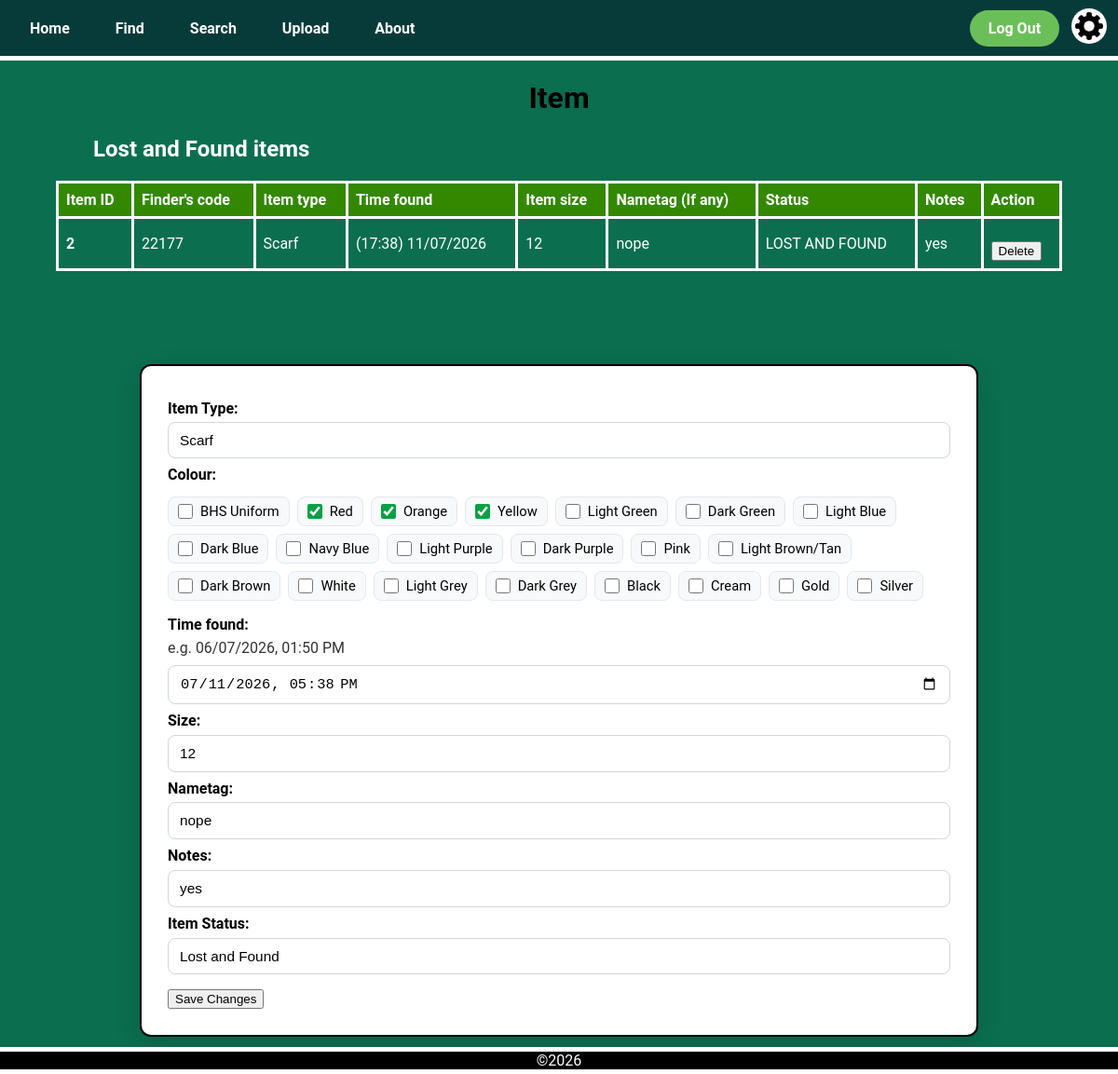
Page /item/2 (signed in) on the earlier database version.
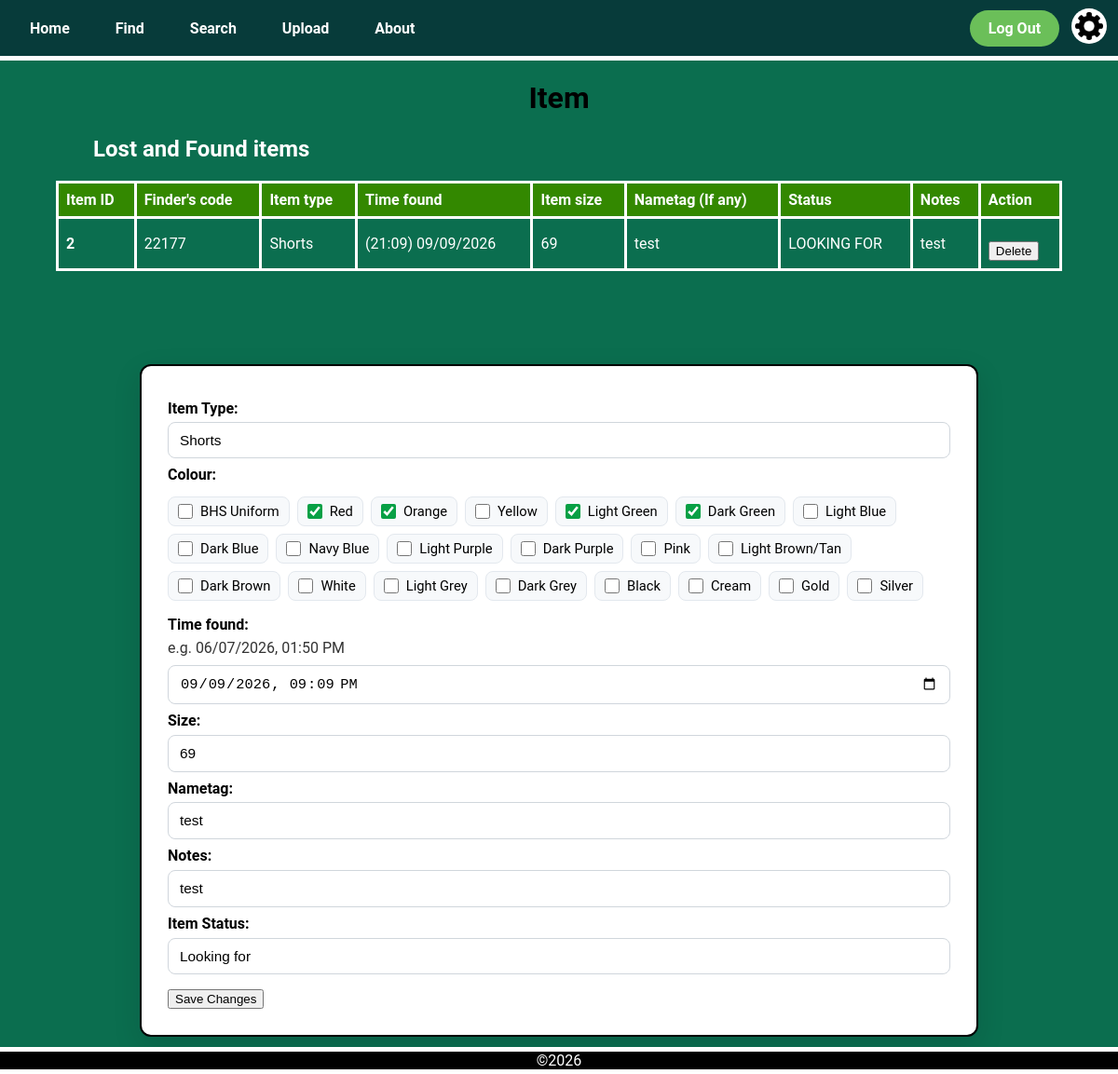
Same page on the later database version.
### app.py (models this page shows)
class LostItem(db.Model):
    __tablename__ = 'lost_item'
    item_id = db.Column(db.Integer, primary_key=True)
    finder_id = db.Column(db.Integer, db.ForeignKey('user.user_id'))
    item_type = db.Column(db.String(50))
    time_found = db.Column(db.String(50))
    size = db.Column(db.String(50))
    nametag = db.Column(db.String(50))
    status = db.Column(db.String(50))
    notes = db.Column(db.String(50))
    colours = db.relationship('Colour', secondary='lostitem_colour', backref='lost_items')

### app.py (the view, shortened to what this page needs)
@app.route('/item/<int:item_id>', methods=['GET', 'POST'])
def item(item_id):
    item = LostItem.query.get_or_404(item_id)
    items = [item]
    colour_names = [colour.name for colour in item.colours]
    return render_template('item.html', title='Edit Item', items=items, colour_names=colour_names)

### app.py (called while the page is built)
@login_manager.user_loader
def load_user(user_id):
    return User.query.get(int(user_id))

@app.context_processor
def inject_variables():
    return dict(show_footer=True,
                logged_in = current_user.is_authenticated)

### templates/item.html (shortened to what this page needs)
{% extends "layout.html" %}
{% block content %}
<h1 class="title">Item</h1>
{% for item in items %}
<table class="item_info_table">
  <h2 class="sub_heading">Lost and Found items</h2>
    <tr>
      <th class="item_info_header">Item ID</th>
      <th class="item_info_header">Finder's code</th>
      <th class="item_info_header">Item type</th>
      <th class="item_info_header">Time found</th>
      <th class="item_info_header">Item size</th>
      <th class="item_info_header">Nametag (If any)</th>
      <th class="item_info_header">Status</th>
      <th class="item_info_header">Notes</th>
      <th class="item_info_header">Action</th>
    </tr>
    <tr class="item_info_row">
      <th>{{item.item_id}}</th>
      <td>{{item.finder_id}}</td>
      <td>{{item.item_type}}</td>
      <td>
        {% if item.time_found is not none %}
          ({{ item.time_found[11:16] }}) {{ item.time_found[8:10] }}/{{ item.time_found[5:7] }}/{{ item.time_found[0:4] }}
        {% else %}
          {{item.time_found}}
        {% endif %}
      </td>
      <td>{{item.size}}</td>
      <td>{{item.nametag}}</td>
      <td>{{item.status}}</td>
      <td>{{item.notes}}</td>
      <td class="edit_item_button">
        <form method="post" action="/item/{{item.item_id}}/delete" class="delete_button_form">
          <button type="submit" class="upload_submit_button">Delete</button>
        </form>
      </td>
    </tr>
</table>
<form method="post" action="/item/{{item.item_id}}">
    <div class="upload_form">
        <h2 class="upload_form_subtitle">Item Type:</h2>
        <select name="item_type" class="upload_type_dropdown">
            <option value="Scarf" {% if item.item_type == 'Scarf' %}selected{% endif %}>Scarf</option>
            <option value="Shorts" {% if item.item_type == 'Shorts' %}selected{% endif %}>Shorts</option>
        </select>
        <h2 class="upload_form_subtitle">Colour:</h2>
        <fieldset class='upload_colour_selection'>
            <label>
                <input type="checkbox" name="colours[]" value="BHS Uniform" {% if 'BHS Uniform' in colour_names %}checked{% endif %}> BHS Uniform
            </label>
            <label>
                <input type="checkbox" name="colours[]" value="Red" {% if 'Red' in colour_names %}checked{% endif %}> Red
            </label>
            <label>
                <input type="checkbox" name="colours[]" value="Orange" {% if 'Orange' in colour_names %}checked{% endif %}> Orange
            </label>
            <label>
                <input type="checkbox" name="colours[]" value="Yellow" {% if 'Yellow' in colour_names %}checked{% endif %}> Yellow
            </label>
            <label>
                <input type="checkbox" name="colours[]" value="Light Green" {% if 'Light Green' in colour_names %}checked{% endif %}> Light Green
            </label>
            <label>
                <input type="checkbox" name="colours[]" value="Dark Green" {% if 'Dark Green' in colour_names %}checked{% endif %}> Dark Green
            </label>
            <label>
                <input type="checkbox" name="colours[]" value="Light Blue" {% if 'Light Blue' in colour_names %}checked{% endif %}> Light Blue
            </label>
            <label>
                <input type="checkbox" name="colours[]" value="Dark Blue" {% if 'Dark Blue' in colour_names %}checked{% endif %}> Dark Blue
            </label>
            <label>
                <input type="checkbox" name="colours[]" value="Navy Blue" {% if 'Navy Blue' in colour_names %}checked{% endif %}> Navy Blue
            </label>
            <label>
                <input type="checkbox" name="colours[]" value="Light Purple" {% if 'Light Purple' in colour_names %}checked{% endif %}> Light Purple
            </label>
            <label>
                <input type="checkbox" name="colours[]" value="Dark Purple" {% if 'Dark Purple' in colour_names %}checked{% endif %}> Dark Purple
            </label>
            <label>
                <input type="checkbox" name="colours[]" value="Pink" {% if 'Pink' in colour_names %}checked{% endif %}> Pink
            </label>
            <label>
                <input type="checkbox" name="colours[]" value="Light Brown/Tan" {% if 'Light Brown/Tan' in colour_names %}checked{% endif %}> Light Brown/Tan
            </label>
            <label>
                <input type="checkbox" name="colours[]" value="Dark Brown" {% if 'Dark Brown' in colour_names %}checked{% endif %}> Dark Brown
            </label>
            <label>
                <input type="checkbox" name="colours[]" value="White" {% if 'White' in colour_names %}checked{% endif %}> White
            </label>
            <label>
                <input type="checkbox" name="colours[]" value="Light Grey" {% if 'Light Grey' in colour_names %}checked{% endif %}> Light Grey
            </label>
            <label>
                <input type="checkbox" name="colours[]" value="Dark Grey" {% if 'Dark Grey' in colour_names %}checked{% endif %}> Dark Grey
            </label>
            <label>
                <input type="checkbox" name="colours[]" value="Black" {% if 'Black' in colour_names %}checked{% endif %}> Black
            </label>
            <label>
                <input type="checkbox" name="colours[]" value="Cream" {% if 'Cream' in colour_names %}checked{% endif %}> Cream
            </label>
            <label>
                <input type="checkbox" name="colours[]" value="Gold" {% if 'Gold' in colour_names %}checked{% endif %}> Gold
            </label>
            <label>
                <input type="checkbox" name="colours[]" value="Silver" {% if 'Silver' in colour_names %}checked{% endif %}> Silver
            </label>
        </fieldset>
        <h2 class="upload_form_subtitle">Time found:</h2>
        <p> e.g. 06/07/2026, 01:50 PM</p>
        <input class='upload_datetime' type="datetime-local" name="time_found" value="{{item.time_found}}">
        <h2 class="upload_form_subtitle">Size:</h2>
        <input class='upload_text_box' type="text" name="size" maxlength="10" value="{{item.size}}">
        <h2 class="upload_form_subtitle">Nametag:</h2>
        <input type="text" name="nametag" value="{{item.nametag}}">
        <h2 class="upload_form_subtitle">Notes:</h2>
        <input class='upload_text_box' type="text" name="notes" value="{{item.notes}}">
        <h2 class="upload_form_subtitle">Item Status:</h2>
        <select name="item_status" class="upload_type_dropdown">
            <option value="LOST AND FOUND" {% if item.status == 'LOST AND FOUND' %}selected{% endif %}>Lost and Found</option>
            <option value="LOOKING FOR" {% if item.status == 'LOOKING FOR' %}selected{% endif %}>Looking for</option>
        </select>
        <input class='upload_submit_button' type="submit" value="Save Changes">
    </div>
</form>
{% endfor  %}
{% endblock %}

### templates/layout.html (shortened to what this page needs)
<!DOCTYPE html>
<html lang="en">
<head>
    <link rel="stylesheet" href="../static/css/style.css">
</head>
<body>
    <nav>{% include "navigation.html"%}</nav>
    <main>{% block content %} {% endblock %}</main>
    {% if show_footer %}
    <footer>
        ©2026
    </footer>
    {% endif %}
</body>
</html>

### templates/navigation.html
<div class="navigation_bar">
    <div class="navigation_links">
        <a href="/home">Home</a>
        <a href="/find">Find</a>
        <a href="/search">Search</a>
        <a href="/upload">Upload</a>
        <a href="/about">About</a>
    </div>
    {% if logged_in %}
    <div class="navigation_buttons">
        <div class="signlog">
            <a href="logout">Log Out</a>
        </div>
        <a class="settings_button" href="settings">
            <img src="/static/images/settings_button.png" alt="Settings">
        </a>
    </div>
    {% else %}
    <div class="signlog">
        <a href="/login">Login</a>
        <a href="/signup">Signup</a>
    </div>
    {% endif %}
</div>

### static/css/style.css (style rules this page uses)
body { background-color: var(--dark-emerald); font-family: "Roboto", sans-serif; margin: 0; padding: 0; color: black; }
.title { text-align: center; }
:root { --dark-teal: #073b3aff; --dark-emerald: #0b6e4fff; --medium-jungle: #08a045ff; --moss-green: #6bbf59ff; --soft-fawn: #ddb771ff; --transition-time: 0.4s; }
.navigation_bar { background-color: var(--dark-teal); display: flex; justify-content: space-between; align-items: center; padding: 0 12px; margin-left: 0; border-bottom: 5px solid white; height: 60px; }
.navigation_links a { margin-right: 5px; padding: 20px 20px; border-radius: 2px; color: #FFFFFF; font-weight: bold; text-decoration: none; height: 100%; transition: var(--transition-time); }
.signlog a { margin-right: 0px; margin-left: 9px; background-color: var(--moss-green); color:#FFFFFF; padding: 10px 20px; border-radius: 50px; font-weight: bold; text-decoration: none; transition: var(--transition-time); }
.signlog, .settings_button { display: inline-block; vertical-align: middle; }
.settings_button img { width: 30px; height: 30px; margin: 0; padding: 4px; background-color: white; border-radius: 100%; cursor: pointer; margin-left: 9px; }
.sub_heading { text-align: left; color: white; margin-left: 100px; }
.item_info_table { border-collapse: collapse; width: 90%; margin: 0 auto 100px auto; text-align: left; color: #FFFFFF; border: 3px solid white; }
.item_info_table th { border: 3px solid white; text-align: left; padding: 8px; }
.item_info_table td { border: 3px solid white; text-align: left; padding: 8px; }
.item_info_header { background-color: #338800; }
.upload_form { background-color: #ffffff; max-width: 900px; margin: 2.5rem auto; padding: 1.75rem; border-radius: 12px; box-shadow: 0 10px 30px rgba(2,6,23,0.12); border: 2px solid black; color: black; box-sizing: border-box; }
.upload_form h2.upload_form_subtitle { margin: 0.5rem 0 0.35rem 0; font-size: 1rem; color: black; font-weight: 700; }
.upload_form p { margin: 0 0 0.6rem 0; color: #333333; }
.upload_type_dropdown, .upload_datetime, .upload_text_box, .upload_form input[type="text"] { width: 100%; padding: 10px 12px; border-radius: 8px; border: 1px solid #d0d6dc; background-color: #ffffff; box-sizing: border-box; font-size: 0.96rem; }
.upload_type_dropdown { appearance: none; }
.upload_colour_selection { display: flex; flex-wrap: wrap; gap: 0.5rem; padding: 0.5rem 0; border: none; margin: 0 0 0.5rem 0; }
.upload_colour_selection label { display: inline-flex; align-items: center; gap: 0.5rem; padding: 6px 10px; border-radius: 8px; background: #f7f9fb; border: 1px solid #e3e8ee; cursor: pointer; font-size: 0.92rem; }
.upload_colour_selection input[type="checkbox"] { margin: 0; width: 16px; height: 16px; accent-color: var(--medium-jungle); }
.upload_submit_button { display: flex; justify-content: center; margin-top: 1rem; }
footer { background-color: #000000; border-top: 5px solid white; border-bottom: 5px solid white; text-align: center; color: white; width: 100%; position: fixed; bottom: 0; }

Differences in the rows shown:
changed LostItem id 2: item_type "Scarf" → "Shorts"; time_found "17:38" → "21:09"; time_found "11" → "09"; time_found "07" → "09"; size "12" → "69"; nametag "nope" → "test"; status "LOST AND FOUND" → "LOOKING FOR"; notes "yes" → "test"; if "☑" → "☐"; if "☐" → "☑"; time_found "07/11/2026 17:38" → "09/09/2026 21:09"; item_status "Lost and Found" → "Looking for"
